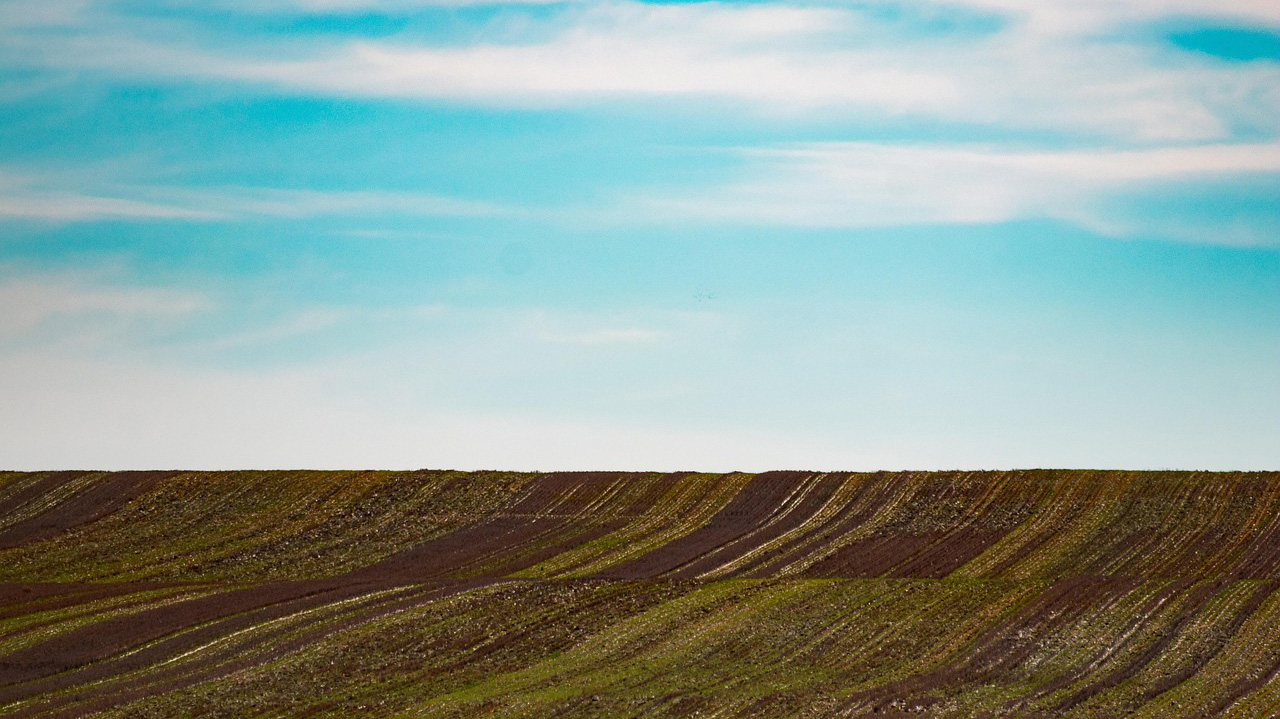
#> input picture 02OpenCV基本操作/images/image.jpg, 1280 x 719 px
$ jupyter execute arithmetic_operations.ipynb
#> lines starting #> are read from the running program, lines starting #| are printed output that depends on the picture
# 2.2算数操作
- 导入相关库

[cell 1]
import cv2 as cv
import matplotlib.pyplot as plt

- 读入两张图像

[cell 2]
image = cv.imread('images/image.jpg', cv.IMREAD_COLOR)
#> image is the input picture: shape (719, 1280, 3); mean B, G, R 150.4, 156.9, 137.5
raindrops = cv.imread('images/raindrops.jpg', cv.IMREAD_COLOR)
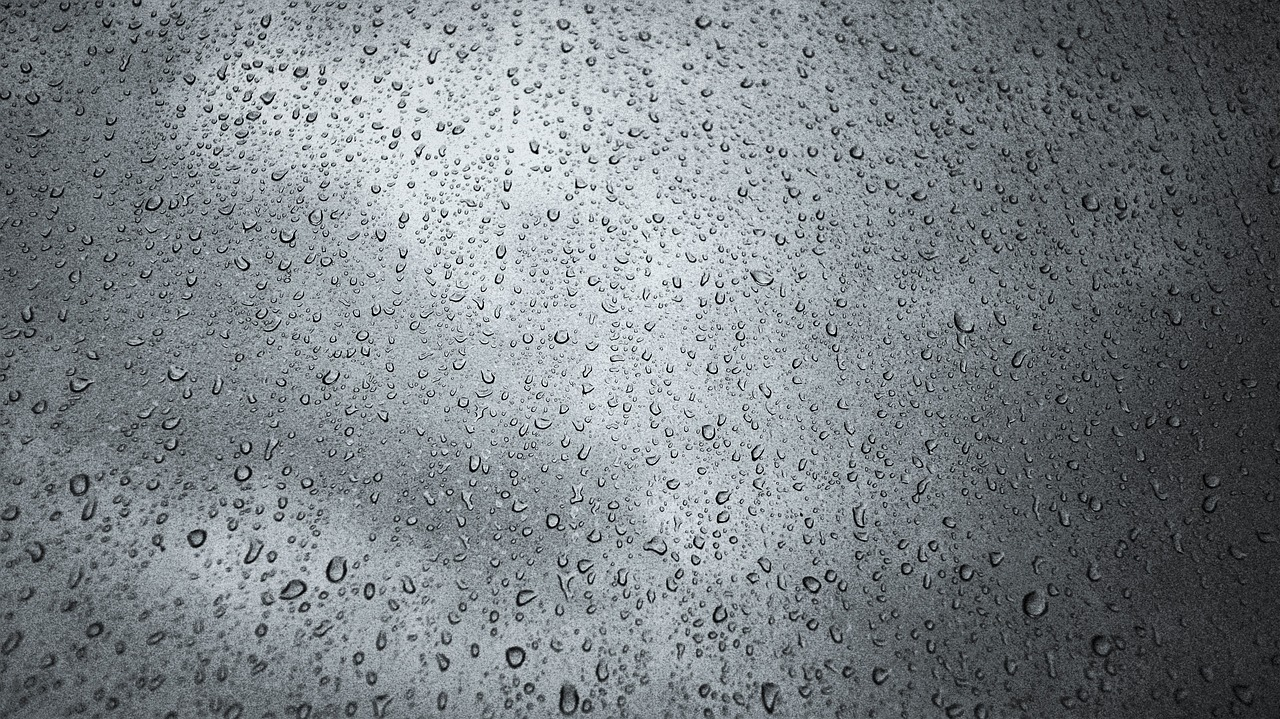
#> input picture 02OpenCV基本操作/images/raindrops.jpg, 1280 x 719 px
#> raindrops is the input picture: shape (719, 1280, 3); mean B, G, R 134.5, 130.2, 123.9

## 图像的加法
- OpenCV 加法

[cell 3]
image_raindrops = cv.add(image, raindrops)
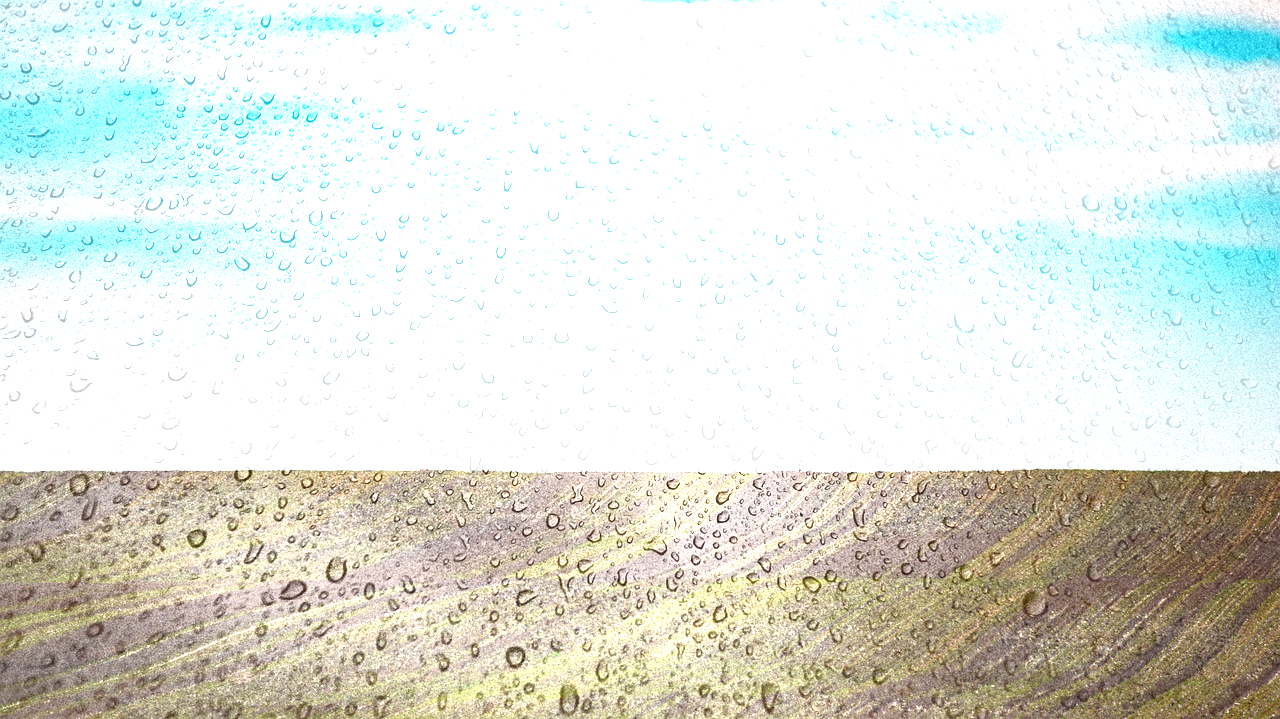
#> image_raindrops: shape (719, 1280, 3); mean B, G, R 217.8, 225.7, 222.4
plt.imshow(image_raindrops[:, :, ::-1])

- NumPy 加法

[cell 4]
image_raindrops = image + raindrops
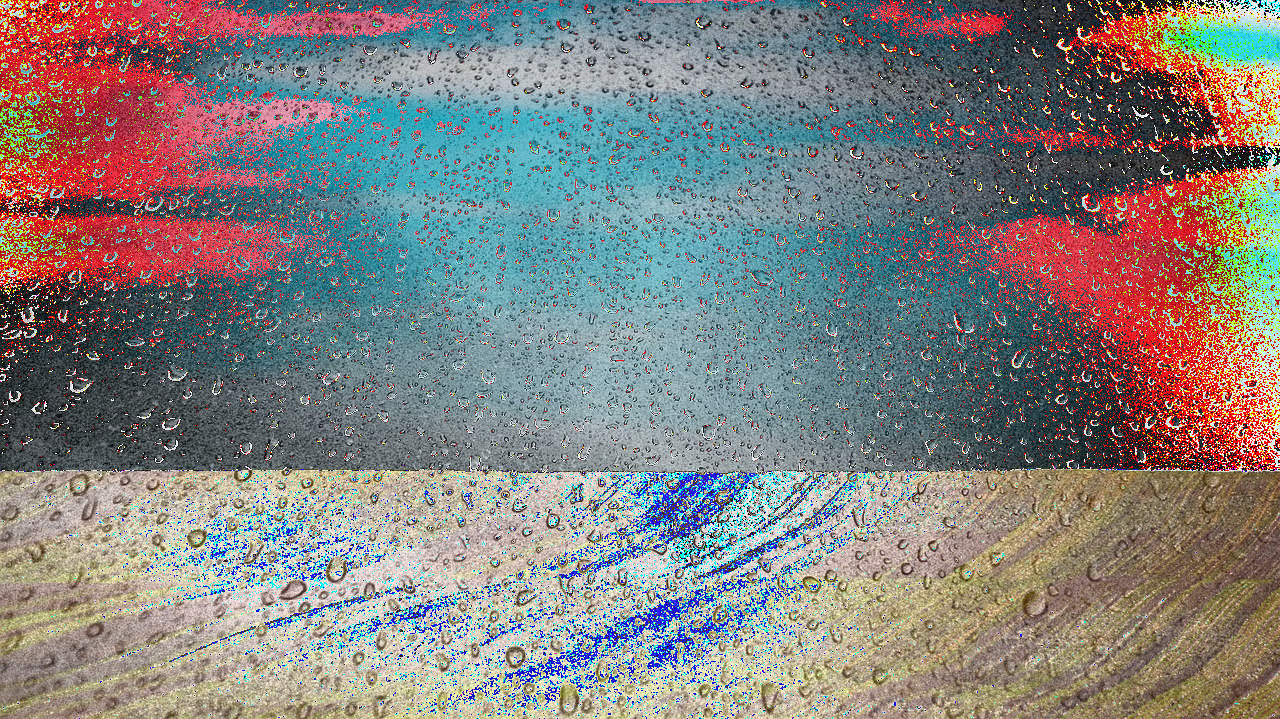
#> image_raindrops: shape (719, 1280, 3); mean B, G, R 126.2, 128.5, 130.8
plt.imshow(image_raindrops[:, :, ::-1])

## 图像的混合
- 混合公式：
$dist = \alpha ⋅ image_1 + \beta ⋅ image_2 + \gamma$
- 第一幅图的权重为 0.3，第二幅图的权重为 0.7，$\gamma$ 值为 0

[cell 5]
image_raindrops = cv.addWeighted(image, 0.3, raindrops, 0.7, 0)
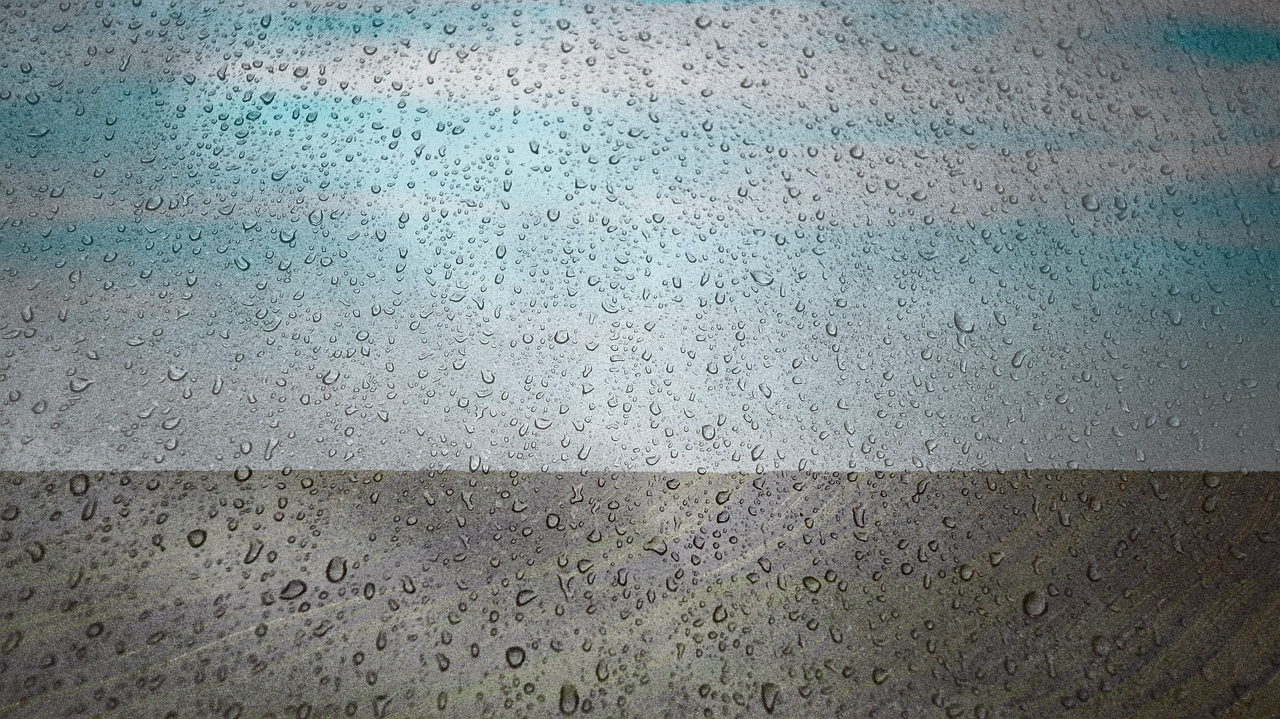
#> image_raindrops: shape (719, 1280, 3); mean B, G, R 139.3, 138.2, 127.9
plt.imshow(image_raindrops[:, :, ::-1])
